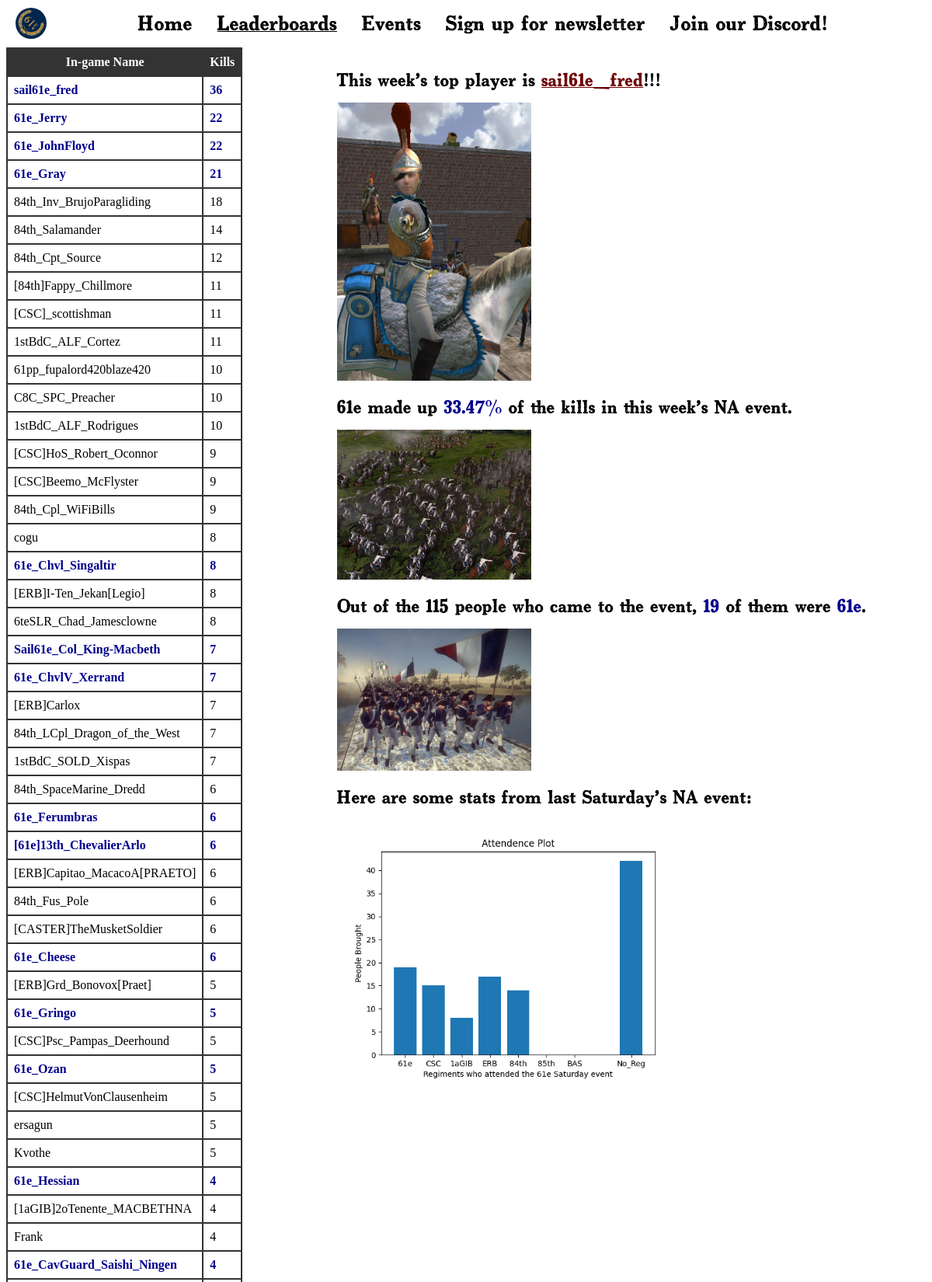
Page /leaderboard/ (upper part) on the committed database.
### leaderboard/models.py (models this page shows, shortened)
class Player(models.Model):
    kills = models.IntegerField(default=0)
    deaths = models.IntegerField(default=0)
    GUID = models.CharField(max_length=8)
    user_name = models.CharField(max_length=64)

### leaderboard/views.py (the view)
# urls.py: path("", views.index, name="home"),
def index(request):
    players = Player.objects.all()
    total_kills = sum(Player.kills for Player in players)
    kills_61e = sum(Player.kills for Player in players if "61e" in Player.user_name)
    percent_kill=kills_61e/total_kills * 100
    total_attend=Player.objects.all().count()
    total_61 = (Player.objects.filter(user_name__regex=r'61e')).count()
    player_week = (Player.objects.order_by('-kills').first()).user_name
    regiment_list=Regiments.objects.all()
    list_61_att = {(Regiments.reg_61e / Regiments.total) for Regiments in Regiments.objects.all()}
    return render (request, "leaderboard/index.html",{
        "Players": Player.objects.order_by('-kills'),
        "Regiment_list": regiment_list,
        "total_kills": total_kills,
        "kills_61e": kills_61e,
        "percent_kill": percent_kill,
        "numbers": total_attend,
        "total_61": total_61,
        "POW": player_week,
        "list_att": list_61_att,
    })

### leaderboard/templates/leaderboard/index.html
{% extends "leaderboard/layout.html" %}
{% load static %}
{% block body %}
    <div class="container">
        <div class="column1">
    <table>
        <tr>
            <th>In-game Name</th>
            <th>Kills</th>
        </tr>
        {% for Player in Players%}
        <tr>
            <td>
                {% if "61e" in Player.user_name %}
                    <span style="font-weight: bold; color: darkblue;">{{ Player.user_name }}</span>
                {% else %}
                    {{ Player.user_name }}
                {% endif %}
            </td>
            <td>
                {% if "61e" in Player.user_name %}
                    <span style="font-weight: bold; color: darkblue;">{{ Player.kills }}</span>
                {% else %}
                {{Player.kills}}
                {% endif %}</td>
        </tr>
        {% endfor %}
    </table>
</div>
<div class="column2">
    <h2 class="lb" style="float: right;">
        <p>This week's top player is <span style="font-weight: bold; color: rgb(108, 2, 4); text-decoration: underline;" >{{POW}}</span>!!!
        </p>
        <img src="{% static 'leaderboard/TPOW.png' %}" style="height:auto; width: 33%;">
        <p>61e made up <span style="font-weight: bold; color: darkblue;">{{ percent_kill|floatformat:2 }}%</spaN> of the kills
    in this week's NA event.</p>
    <img src="{% static 'leaderboard/cuirassiers!.png' %}" style="height:auto; width: 33%;">
    <p>Out of the {{numbers}} people who came to the event, <span style="font-weight: bold; color: darkblue;">{{total_61}}</span> of them were
    <span style="font-weight: bold; color: darkblue;">61e</span>.</p>
    <img src="{% static 'leaderboard/FR1.png' %}" style="height:auto; width: 33%;">
    <p>Here are some stats from last Saturday's NA event:</p>
    <img src="{% static 'home/att_plot.png' %}" style="height:auto; width: 60%;">
    </h2>
</div>
</div>
{% endblock %}

### leaderboard/templates/leaderboard/layout.html (shortened to what this page needs)
{% load static %}
<!DOCTYPE html>
<html lang="en">
<head>
<link rel="stylesheet" href="{% static 'leaderboard/styles.css' %}">
</head>
<body>
    <div >
        <nav >
            <ul >
                <li><img style="cursor: pointer" id="playButton" class="logo" src="{% static 'home/logo61_2.png' %}" alt="Play Button">
                    </li>
                <li ><a href="{% url 'home' %}">Home</a>
                </li>
                <li><a href="{% url 'leaderboards' %}" style="text-decoration: underline;">Leaderboards</a>
                </li>
                <li><a href="{% url 'Events' %}">Events</a>
                </li>
                <li><a href="{% url 'send_email_form' %}">Sign up for newsletter</a></li>
                <li><a href="https://discord.com/invite/61e">Join our Discord!</a></li>
            </ul>
        </nav>
    </div>
    {% block body%}
    {% endblock%}
</body>
</html>

### leaderboard/static/leaderboard/styles.css (style rules this page uses)
li { display: inline-block; margin-right: 28px; }
a { text-decoration: none; font-family: font61; font-size: large; font-weight: bold; color: black; }
nav { text-align: center; width: 100%; }
body { background-image: url('paper.png'); background-repeat: no-repeat; background-size: cover; background-attachment: fixed; }
img.logo { width: auto; height: 40px; border-radius: 50%; position: absolute; top: 10px; left: 20px; }
table { border-collapse: collapse; }
th, td { border: 2px solid #333; padding: 8px; }
th { background-color: #333; color: white; }
.container { width: 100%; }
.column1 { width: 20%; float:left; }
.column2 { width: 80%; float: left; }
h2.lb { text-align: left; font-size: medium; font-family: font61; font-weight: bold; max-width: 80% ; }

### rows in the picture
Player: user_name "sail61e_fred", kills "36"
Player: user_name "61e_Jerry", kills "22"
Player: user_name "61e_JohnFloyd", kills "22"
Player: user_name "61e_Gray", kills "21"
Player: user_name "84th_Inv_BrujoParagliding", kills "18"
Player: user_name "84th_Salamander", kills "14"
Player: user_name "84th_Cpt_Source", kills "12"
Player: user_name "[84th]Fappy_Chillmore", kills "11"
Player: user_name "[CSC]_scottishman", kills "11"
Player: user_name "1stBdC_ALF_Cortez", kills "11"
Player: user_name "61pp_fupalord420blaze420", kills "10"
Player: user_name "C8C_SPC_Preacher", kills "10"
Player: user_name "1stBdC_ALF_Rodrigues", kills "10"
Player: user_name "[CSC]HoS_Robert_Oconnor", kills "9"
Player: user_name "[CSC]Beemo_McFlyster", kills "9"
Player: user_name "84th_Cpl_WiFiBills", kills "9"
Player: user_name "cogu", kills "8"
Player: user_name "61e_Chvl_Singaltir", kills "8"
Player: user_name "[ERB]I-Ten_Jekan[Legio]", kills "8"
Player: user_name "6teSLR_Chad_Jamesclowne", kills "8"
Player: user_name "Sail61e_Col_King-Macbeth", kills "7"
Player: user_name "61e_ChvlV_Xerrand", kills "7"
Player: user_name "[ERB]Carlox", kills "7"
Player: user_name "84th_LCpl_Dragon_of_the_West", kills "7"
Player: user_name "1stBdC_SOLD_Xispas", kills "7"
Player: user_name "84th_SpaceMarine_Dredd", kills "6"
Player: user_name "61e_Ferumbras", kills "6"
Player: user_name "[61e]13th_ChevalierArlo", kills "6"
Player: user_name "[ERB]Capitao_MacacoA[PRAETO]", kills "6"
Player: user_name "84th_Fus_Pole", kills "6"
Player: user_name "[CASTER]TheMusketSoldier", kills "6"
Player: user_name "61e_Cheese", kills "6"
Player: user_name "[ERB]Grd_Bonovox[Praet]", kills "5"
Player: user_name "61e_Gringo", kills "5"
Player: user_name "[CSC]Psc_Pampas_Deerhound", kills "5"
Player: user_name "61e_Ozan", kills "5"
Player: user_name "[CSC]HelmutVonClausenheim", kills "5"
Player: user_name "ersagun", kills "5"
Player: user_name "Kvothe", kills "5"
Player: user_name "61e_Hessian", kills "4"
Player: user_name "[1aGIB]2oTenente_MACBETHNA", kills "4"
Player: user_name "Frank", kills "4"
Player: user_name "61e_CavGuard_Saishi_Ningen", kills "4"

### other values in the picture
{{ percent_kill|floatformat:2 }} "33.47"
{{ numbers }} "115"
{{ total_61 }} "19"
